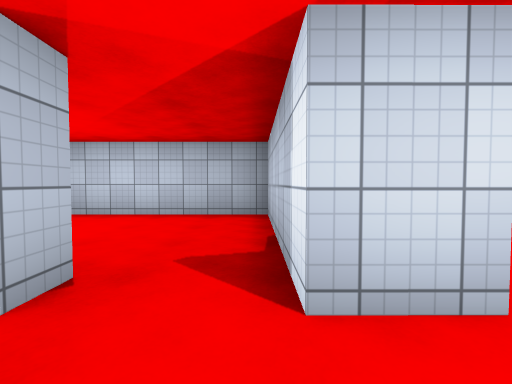
view 1 (above)

20 first-person views from a walk through a 3-D level made in the Unity game engine. The camera is 1.3 m above the floor, tilts 2° down and sees 90° across. The floor is counted in squares, 2 m on a side. Each view is taken from the middle of a square. On the plan, view 1 faces up. The plan holds only what a view shows up to about 9 squares ahead; the rest is blank. The place goes on beyond the plan. Door leaves are left out, so doorways stand open. Surface patterns are stand-ins for the level's own textures.

view 2
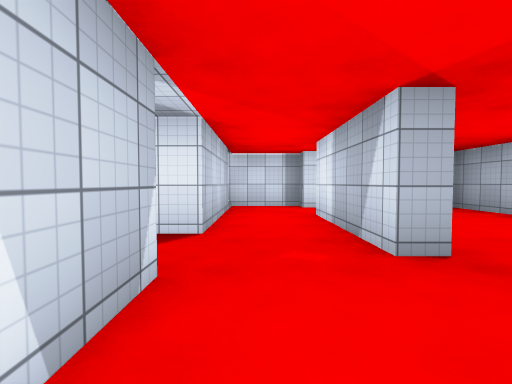

view 3
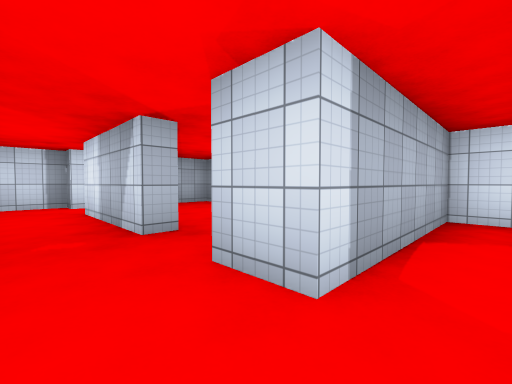

view 4
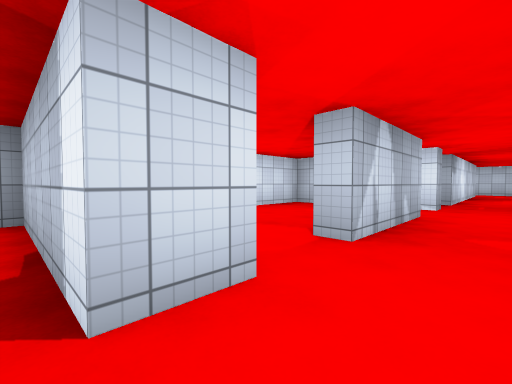

view 5
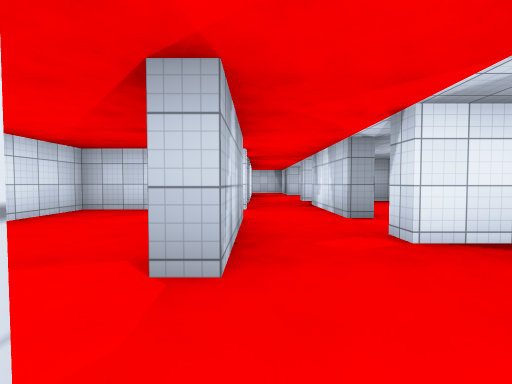

view 6
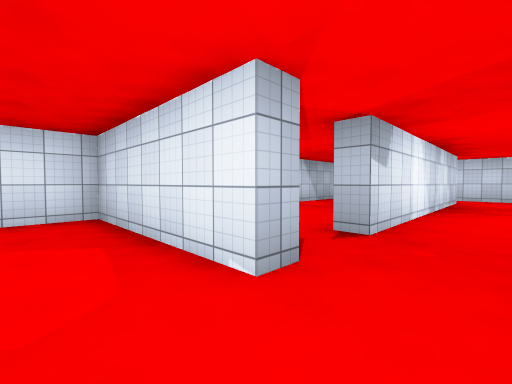

view 7
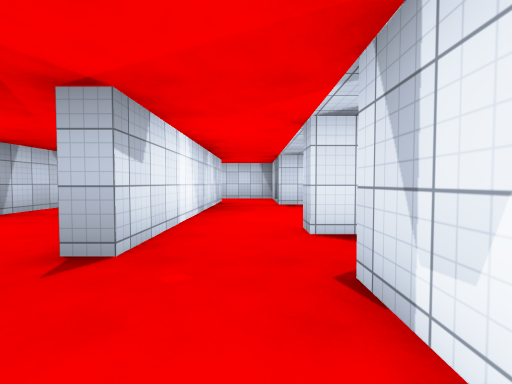

view 8
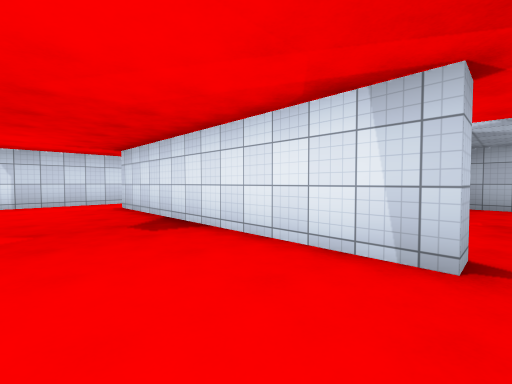

view 9
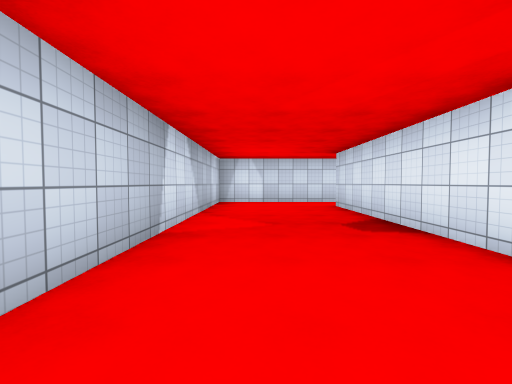

view 10
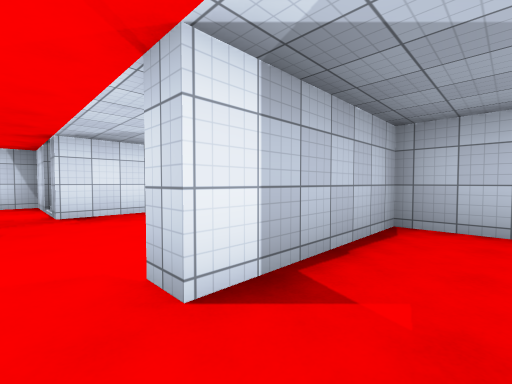

view 11
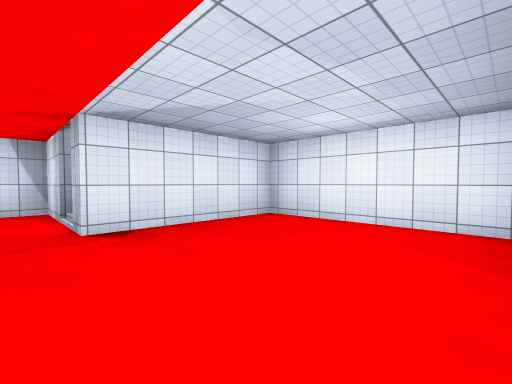

view 12
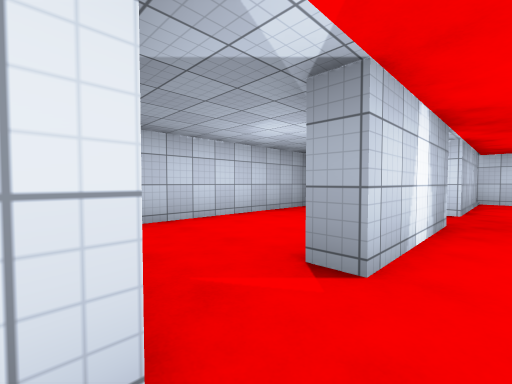

view 13
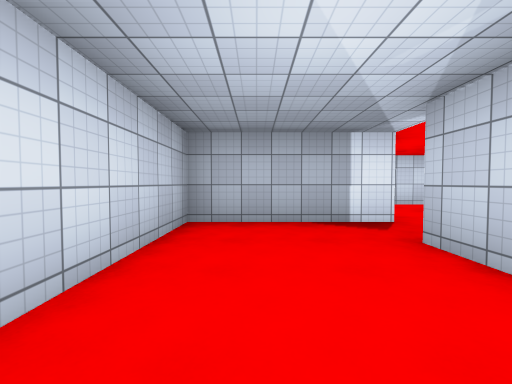

view 14
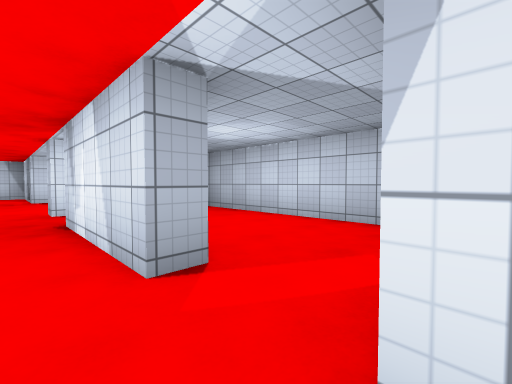

view 15
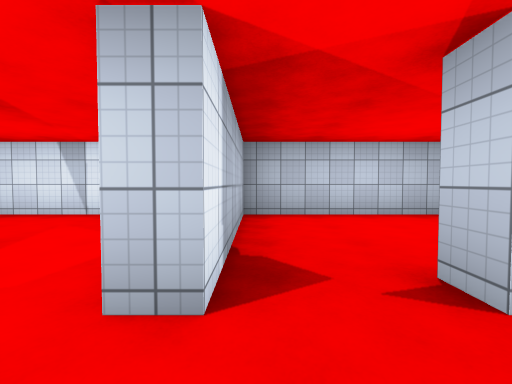

view 16
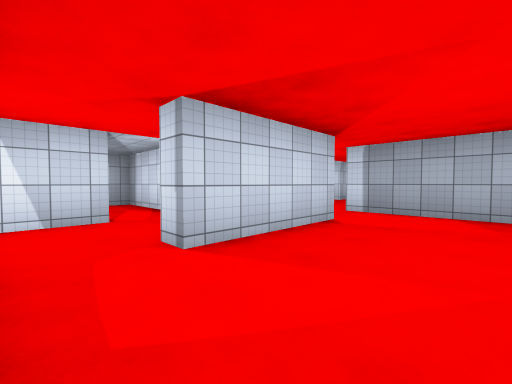

view 17
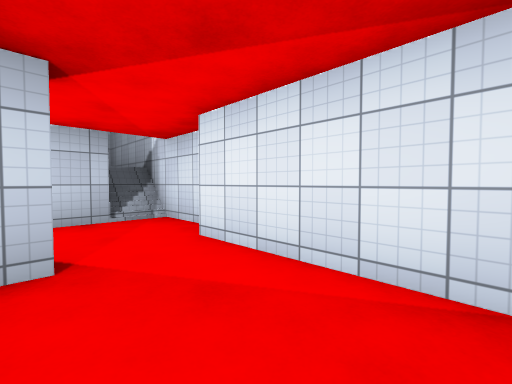

view 18
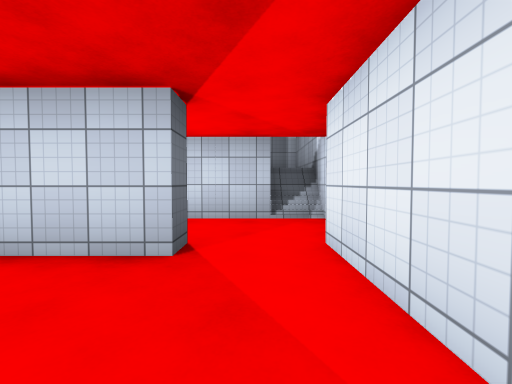

view 19
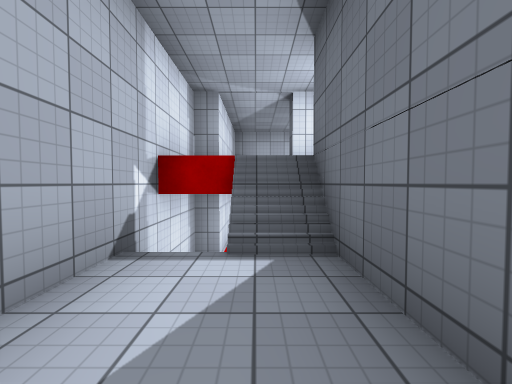

view 20
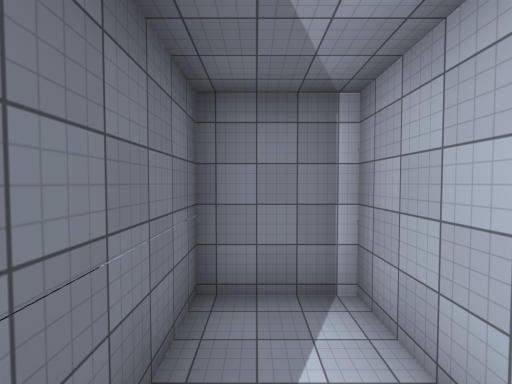

### Floor plan
Key: @ floor where view 1 was taken; # wall or solid block; . main floor; : floor 2 m higher than the main floor; / step, stairs or slope; D open door.
Columns run from 7 left of view 1 to 18 right of it. Each row starts with its distance up from view 1.
  6  #########################
  5  #......#......#.........#
  4  #......#......#.........#
  3  #......#......#.........#
  2 ##D...DD#D...DDDD.......D#
  1 #.D###DD.D###DDDD#######D#
  0 #......@.................#
 -1 #//##DD###D#D###DD#..D#//#
 -2 #::##......#......#...#
 -3 #::##......#......#...#
 -4 #::##......#......#...#
 -5 ########## ############

Where each view was taken, in squares from view 1:
view 1: 0 up, 0 right, facing up
view 2: 0 up, 1 right, facing left
view 3: 0 up, 2 right, facing up-left
view 4: 0 up, 0 right, facing up-right
view 5: 1 up, 1 right, facing right
view 6: 0 up, 6 right, facing up-right
view 7: 0 up, 7 right, facing right
view 8: 4 up, 9 right, facing down-right
view 9: 4 up, 9 right, facing right
view 10: 0 up, 9 right, facing down-right
view 11: 0 up, 11 right, facing down-right
view 12: 0 up, 4 right, facing down-left
view 13: 3 down, 2 right, facing left
view 14: 0 up, 4 right, facing down-right
view 15: 0 up, 8 right, facing up
view 16: 4 up, 7 right, facing down-left
view 17: 4 up, 4 left, facing down-left
view 18: 4 up, 5 left, facing down
view 19: 4 down, 5 left, facing up
view 20: 1 down, 5 left, facing down
